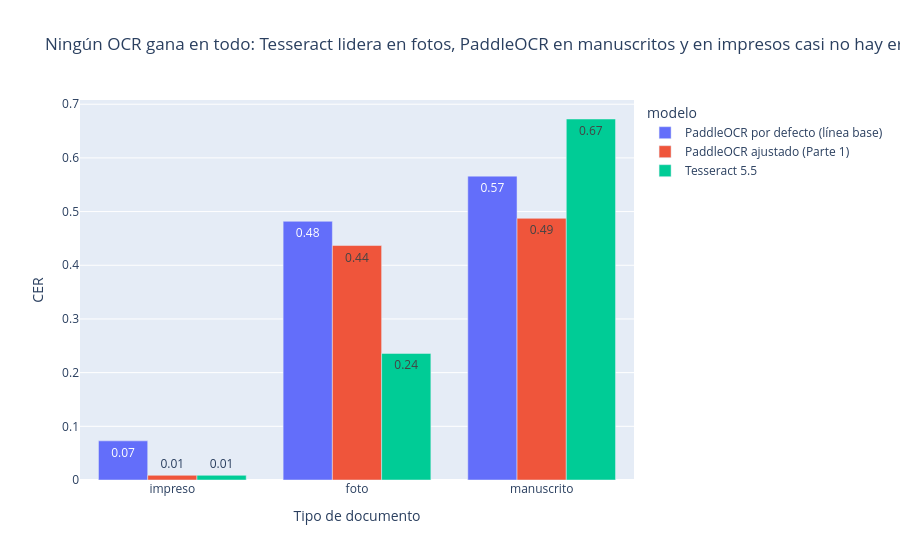

The code cell stored with this chart in its notebook:
### Code cell
fig = px.bar(por_tipo.reset_index().melt(id_vars="tipo", var_name="modelo", value_name="CER"),
             x="tipo", y="CER", color="modelo", barmode="group", text_auto=".2f",
             title="Ningún OCR gana en todo: Tesseract lidera en fotos, PaddleOCR en manuscritos y en impresos casi no hay errores",
             labels={"tipo": "Tipo de documento"})
fig.show()

### Figure 1 — Plotly figure (JSON) as saved in the notebook; plotly's stock layout.template omitted (floating-point values rounded to 4 significant figures)
{"data": [{"alignmentgroup": "True", "hovertemplate": "modelo=PaddleOCR por defecto (línea base)<br>Tipo de documento=%{x}<br>CER=%{y}<extra></extra>", "legendgroup": "PaddleOCR por defecto (línea base)", "marker": {"color": "#636efa", "pattern": {"shape": ""}}, "name": "PaddleOCR por defecto (línea base)", "offsetgroup": "PaddleOCR por defecto (línea base)", "orientation": "v", "showlegend": true, "textposition": "auto", "texttemplate": "%{y:.2f}", "type": "bar", "x": ["impreso", "foto", "manuscrito"], "xaxis": "x", "y": [0.0729, 0.4819, 0.566], "yaxis": "y"}, {"alignmentgroup": "True", "hovertemplate": "modelo=PaddleOCR ajustado (Parte 1)<br>Tipo de documento=%{x}<br>CER=%{y}<extra></extra>", "legendgroup": "PaddleOCR ajustado (Parte 1)", "marker": {"color": "#EF553B", "pattern": {"shape": ""}}, "name": "PaddleOCR ajustado (Parte 1)", "offsetgroup": "PaddleOCR ajustado (Parte 1)", "orientation": "v", "showlegend": true, "textposition": "auto", "texttemplate": "%{y:.2f}", "type": "bar", "x": ["impreso", "foto", "manuscrito"], "xaxis": "x", "y": [0.008716, 0.4368, 0.4874], "yaxis": "y"}, {"alignmentgroup": "True", "hovertemplate": "modelo=Tesseract 5.5<br>Tipo de documento=%{x}<br>CER=%{y}<extra></extra>", "legendgroup": "Tesseract 5.5", "marker": {"color": "#00cc96", "pattern": {"shape": ""}}, "name": "Tesseract 5.5", "offsetgroup": "Tesseract 5.5", "orientation": "v", "showlegend": true, "textposition": "auto", "texttemplate": "%{y:.2f}", "type": "bar", "x": ["impreso", "foto", "manuscrito"], "xaxis": "x", "y": [0.008716, 0.2358, 0.6725], "yaxis": "y"}], "layout": {"barmode": "group", "legend": {"title": {"text": "modelo"}, "tracegroupgap": 0}, "title": {"text": "Ningún OCR gana en todo: Tesseract lidera en fotos, PaddleOCR en manuscritos y en impresos casi no hay errores"}, "xaxis": {"anchor": "y", "domain": [0.0, 1.0], "title": {"text": "Tipo de documento"}}, "yaxis": {"anchor": "x", "domain": [0.0, 1.0], "title": {"text": "CER"}}}}
